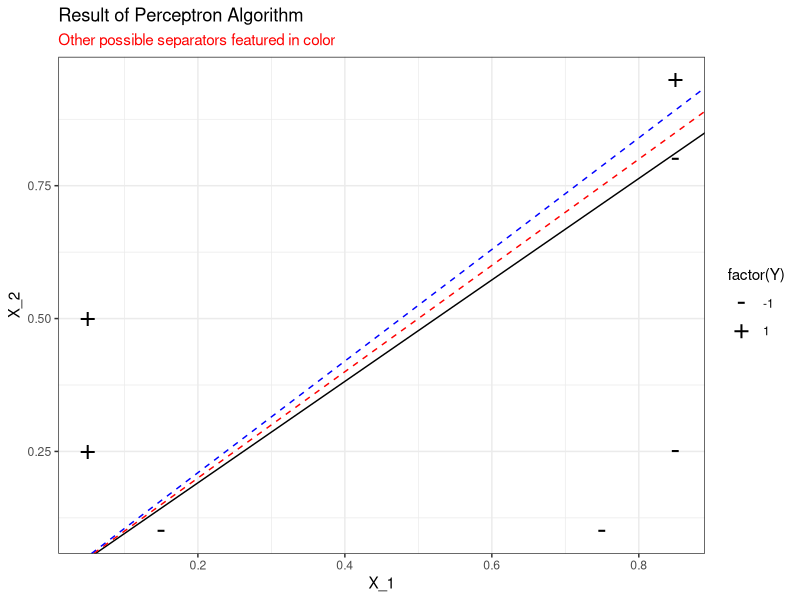
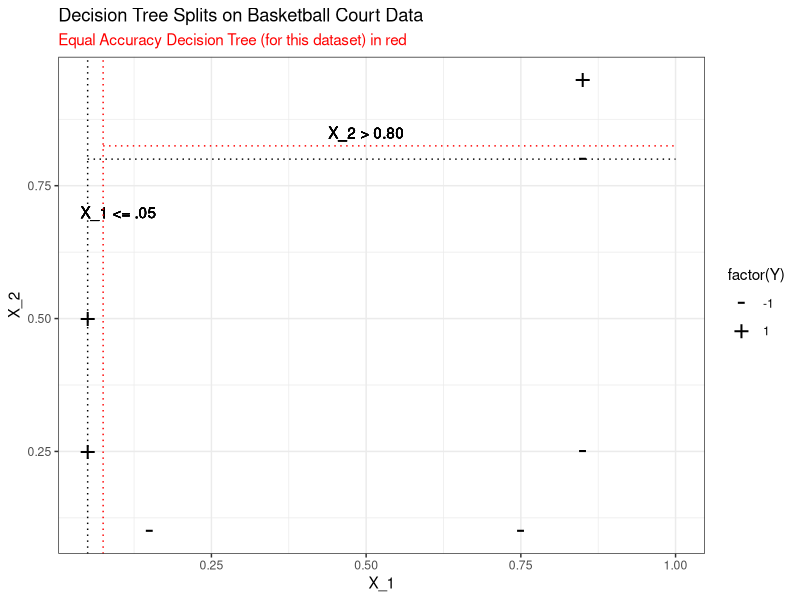
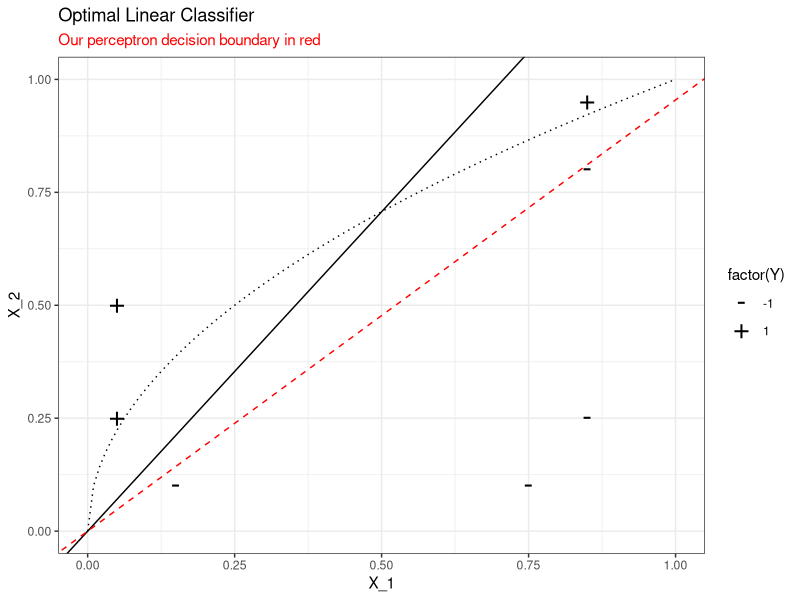
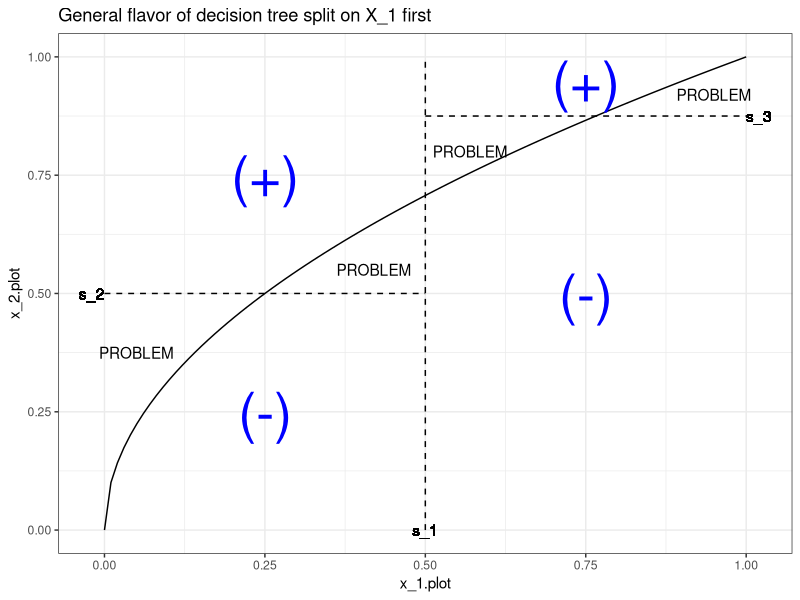
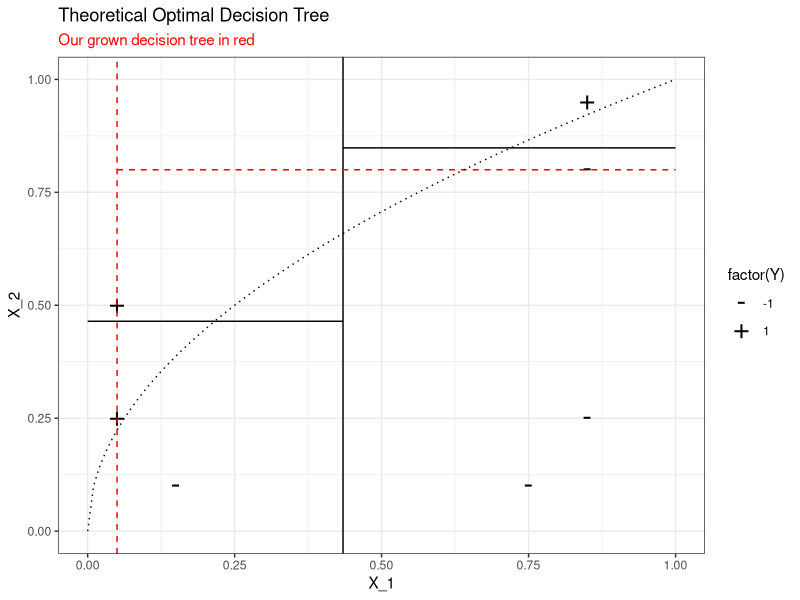
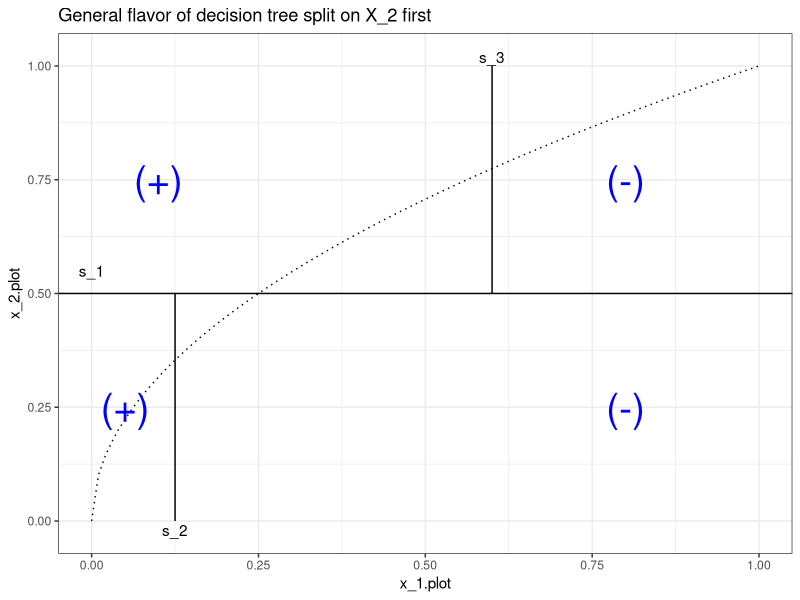
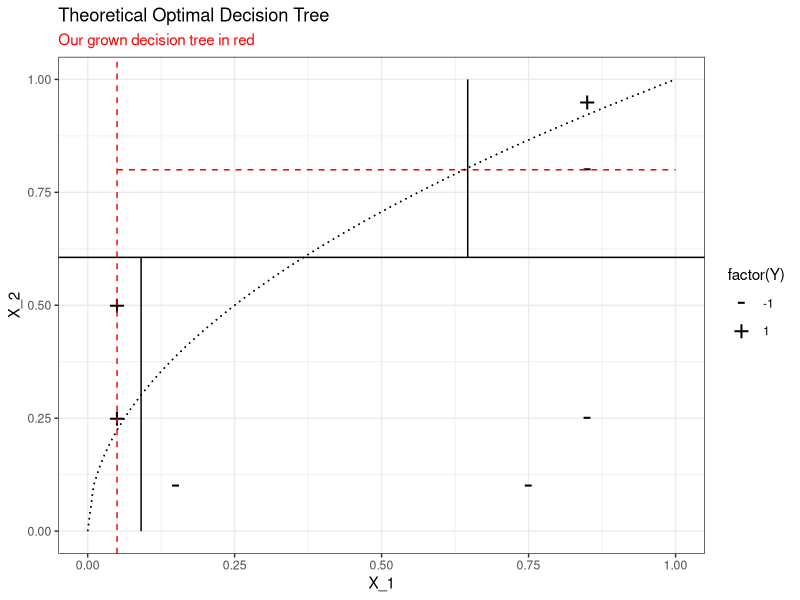
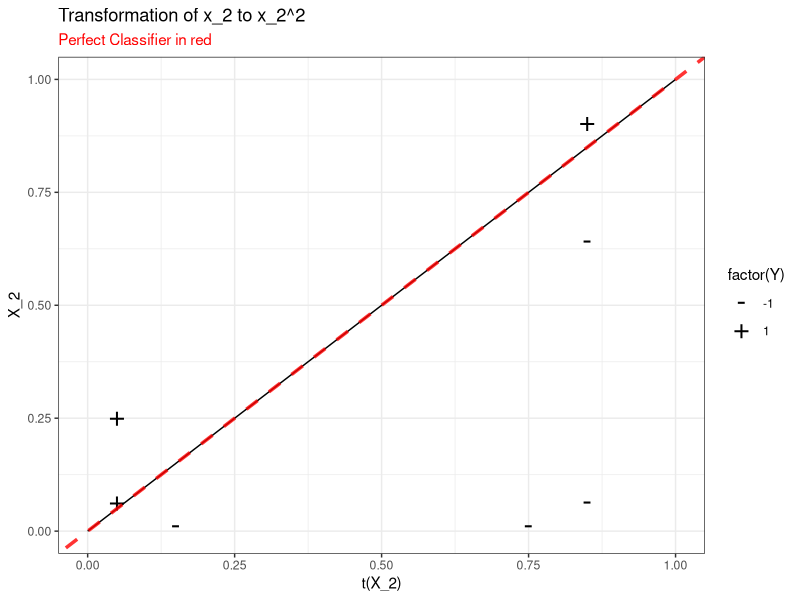

Source code (R) for these figures, in order:
## ---- chunk 1
knitr::opts_chunk$set(echo = TRUE)
## ---- chunk 2
perceptron = function(X, y, I){
  iteration = 1
  w = rep(0, ncol(X))
  for (j in 1:I){
    for (i in seq_along(y)){
      if (y[i]*(w %*% X[i,]) <= 0){
        w = w + y[i]*X[i,] # update step
        iteration = iteration + 1
      }
    }
    accuracy = sum((X %*% w) * y > 0)/length(y) # calculate propotion of correctly classified point
    if (accuracy == 1){ 
      break # no need to continue if we have perfect separation
    } 
  }
  return(list("iteration" = iteration, "w" = w, "accuracy" = accuracy))
}
## ---- chunk 3
X_1 = c(.75, .85, .85, .15,.05,.05,.85)
X_2 = c(.1,.8,.95,.1,.25,.5,.25)
Y = c(-1, -1, 1, -1, 1, 1, -1)
X_b = cbind(X_1, X_2)
## ---- chunk 4
res = perceptron(X_b, Y, I = 100)
## ---- chunk 5
suppressMessages(library(ggplot2))
ggplot(data = data.frame(X_1, X_2, Y), aes(x = X_1, y = X_2)) +
  geom_point(aes(pch = factor(Y)), size = 7) +
  scale_shape_manual(values = c("-", "+")) +
  geom_abline(slope = -res$w[["X_1"]]/res$w[["X_2"]], intercept = 0) +
  ggtitle("Result of Perceptron Algorithm",
          subtitle = "Other possible separators featured in color") +
  geom_abline(intercept = 0, slope = 1, color = "red", lty = "dashed") + 
  geom_abline(intercept = 0, slope = 1.05, color = "blue", lty = "dashed") + 
  theme_bw() + 
  theme(plot.subtitle = element_text(color = "red"))
## ---- chunk 6
gini.index = function(node){ # function to calculate gini Index
  p = sum(node > 0)/length(node)
  I = 2*p*(1-p)
  return(I)
}
X = X_b
Y = Y
grow.tree = function(X, Y, current_node = NULL, 
                     epsilon = 10^-6, threshold = 0.20){ # split node based on gini index
  X = data.frame(X)
  Y = data.frame(Y = Y)
  data.df = cbind(X,Y)
  if (is.null(current_node)){
    current_node = data.df
  }
  # variables to be filled later
  delta.I.record = c()
  leaf1.record = list()
  leaf2.record = list()
  split.record = list()
  c = 1
  for ( i in 1:(ncol(current_node)-1) ){
    # get possible split values, adjust min, max up, down to make inclusive inequalities 
    # run without trouble
    split.sequence = sort(unique(current_node[,i]))
    split.sequence[1] = split.sequence[1] + epsilon
    split.sequence[length(split.sequence)] = split.sequence[length(split.sequence)] - 
      epsilon
    for(x in split.sequence){ # this loop calculates each possible split and reduction in gini index
      split.record = append(split.record, list(c(i, x)))
      node_1 = current_node[which(current_node[,i] <= x),]
      leaf1.record[[c]] = node_1
      I_1 = gini.index(node = node_1$Y)
      node_2 = current_node[which(current_node[,i] > x),]
      leaf2.record[[c]] = node_2
      I_2 = gini.index(node = node_2$Y)
      delta.I = gini.index(current_node$Y) - sum(nrow(node_1)/nrow(current_node)*I_1,
                                                 nrow(node_2)/nrow(current_node)*I_2)
      delta.I.record = c(delta.I.record, delta.I)
      c = c + 1
    }
  }
  optimal = which.max(delta.I.record) # find split with greatest gini reduction
  new.nodes = list(leaf1.record[[optimal]], leaf2.record[[optimal]])
  Split = split.record[[optimal]]
  return(list("opt" = delta.I.record[optimal], "leaves" = new.nodes, "split" = Split,
              "threshold" = delta.I.record[optimal] > threshold))
}
## ---- chunk 7
tree_1 = grow.tree(X,Y)
pure_1 = length(unique(tree_1$leaves[[1]]$y)) == 1
pure_2 = length(unique(tree_1$leaves[[2]]$y)) == 1
split_1 = tree_1$split
# we see that the second leaf is not pure, so we attempt to split it again
tree_2 = grow.tree(X, Y, current_node = tree_1$leaves[[2]])
pure_1 = length(unique(tree_2$leaves[[1]]$y)) == 1
pure_2 = length(unique(tree_2$leaves[[2]]$y)) == 1
split_2 = tree_2$split
# all nodes are now pure; we should stop
## ---- chunk 8
ggplot(data = data.frame(X_1, X_2, Y), aes(x = X_1, y = X_2)) +
  geom_point(aes(pch = factor(Y)), size = 7) +
  scale_shape_manual(values = c("-", "+")) +
  geom_vline(xintercept = tree_1$split[2], lty = "dotted") +
  geom_text(aes(x = tree_1$split[2]+.05, y = 0.7, label = "X_1 <= .05")) +
  geom_line(data=data.frame(x = c(tree_1$split[2],1),y = tree_2$split[2]), aes(x,y), lty = "dotted") +
  geom_text(aes(x = 0.5, y = tree_2$split[2]+.05, label = "X_2 > 0.80")) +
  theme_bw() +
  ggtitle("Decision Tree Splits on Basketball Court Data",
          subtitle = "Equal Accuracy Decision Tree (for this dataset) in red") +
  geom_vline(xintercept = 0.075, color = "red", lty = "dotted") +
  geom_line(data = data.frame(x = c(.075,1),y = .825), aes(x,y), color = "red", lty = "dotted") +
  theme(plot.subtitle = element_text(color = "red"))
## ---- chunk 9
x_1.plot = seq(0,1, length.out = 100)
x_2.plot = sqrt(x_1.plot)
ggplot(data = data.frame(X_1, X_2, Y), aes(x = X_1, y = X_2)) +
  geom_point(aes(pch = factor(Y)), size = 7) +
  scale_shape_manual(values = c("-", "+")) +
  geom_abline(slope = 1.414, intercept = 0) + 
  geom_line(data = data.frame(x_1.plot, x_2.plot), aes(x = x_1.plot, y = x_2.plot),
            lty = "dotted")+
  geom_abline(slope = -res$w[["X_1"]]/res$w[["X_2"]], intercept = 0, 
              color = "red", lty = "dashed") +
  theme_bw() +
  ggtitle("Optimal Linear Classifier",
          subtitle = "Our perceptron decision boundary in red") +
  theme(plot.subtitle = element_text(color = "red")) +
  xlim(0,1) +
  ylim(0,1)
## ---- chunk 10
#points for tree boundaries 
S1 = data.frame(x_1 = c(.5,.5), x_2 = c(0,1))
S2 = data.frame(x_1 = c(0,.5), x_2 = c(.5,.5))
S3 = data.frame(x_1 = c(.5,1), x_2 = c(.875,.875))
ggplot(data = data.frame(x_1.plot, x_2.plot), aes(x = x_1.plot, y = x_2.plot)) +
  geom_line() +
  geom_line(data = S1, aes(x_1, x_2), lty = "dashed") +
  geom_line(data = S2, aes(x_1, x_2), lty = "dashed") +
  geom_line(data = S3, aes(x_1, x_2), lty = "dashed") +
  geom_text(data = data.frame(x = c(.25,.25,.75,.75), y = c(.25,.75,.5,.95)),
            aes(x = x, y = y, label = c("(-)","(+)","(-)","(+)")),
            size = 14, color = "blue") +
  geom_text(data = data.frame(x = c(.05,.42,.57,.95), y =c(.375,.55,.8,.92)),
            aes(x=x, y =y, label = "PROBLEM")) +
  geom_text(aes(x = -.02, y = .5, label = "s_2")) +
  geom_text(aes(x = .5, y = 0, label = "s_1")) +
  geom_text(aes(x = 1.02, y = .875, label = "s_3")) +
  theme_bw() +
  ggtitle("General flavor of decision tree split on X_1 first")
## ---- chunk 11
s1 = seq(0,1, length.out = 100)
s2 = seq(0,1, length.out = 100)
s3 = seq(0,1, length.out = 100)
split.exhaustive = matrix(NA, nrow = 100^3, ncol = 4)
i = 1
for (x in s1){
  for (y in s2){
    for (z in s3){
      split.exhaustive[i, 1] = x
      split.exhaustive[i, 2] = y
      split.exhaustive[i, 3] = z
      split.exhaustive[i, 4] = (2/3)*y^3 + (2/3)*z^3 + (4/3)*x^(3/2) -y*x -z*x - z + 2/3
      i = i + 1
    }
  }
}
minimum = which.min(split.exhaustive[,4])
s.opt = split.exhaustive[minimum, 1:3]
## ---- chunk 12
rm(split.exhaustive)
knitr::kable(data.frame(s_1 = s.opt[1], s_2 = s.opt[2], s_3 = s.opt[3]),
             caption = "Optimal Splitting Values", digits = 2)
## ---- chunk 13
ggplot(data = data.frame(X_1, X_2, Y), aes(x = X_1, y = X_2)) +
  geom_point(aes(pch = factor(Y)), size = 7) +
  scale_shape_manual(values = c("-","+")) +
  geom_vline(xintercept = s.opt[1]) +
  geom_line(data = data.frame(x = c(0,s.opt[1]), y = s.opt[2]), aes(x,y)) +
  geom_line(data = data.frame(x = c(s.opt[1], 1), y = s.opt[3]), aes(x,y)) +
  ggtitle("Theoretical Optimal Decision Tree",
          subtitle = "Our grown decision tree in red") +
  geom_vline(xintercept = tree_1$split[2], color = "red", lty = "dashed") +
  geom_line(data=data.frame(x = c(tree_1$split[2],1),y = tree_2$split[2]), 
            aes(x,y), lty = "dashed", color = "red") +
  geom_line(data = data.frame(x_1.plot, x_2.plot), aes(x_1.plot, x_2.plot),
            lty = "dotted") +
  theme_bw() +
  theme(plot.subtitle = element_text(color = "red")) 
## ---- chunk 14
ggplot(data=data.frame(x_1.plot, x_2.plot), aes(x_1.plot, x_2.plot)) +
  geom_line(lty = "dotted") +
  geom_hline(yintercept = .5) +
  geom_line(data = data.frame(x = .125, y = c(0,.5)), aes(x,y)) +
  geom_line(data = data.frame(x = .6, y = c(.5,1)), aes(x,y)) +
  geom_text(data = data.frame(x = c(.05,.1, .8,.8), y = c(.25,.75,.25,.75)),
            aes(x,y, label = c("(+)","(+)", "(-)","(-)")), color = "blue", size = 10) +
  geom_text(data = data.frame(x = c(0, .125, .6), y = c(.55, -.02, 1.02)), 
            aes(x,y, label = c("s_1", "s_2", "s_3"))) +
  ggtitle("General flavor of decision tree split on X_2 first") +
  theme_bw()
## ---- chunk 15
split.exhaustive = matrix(NA, nrow = 100^3, ncol = 4)
i = 1
for (x in s1){
  for (y in s2){
    for (z in s3){
      split.exhaustive[i, 1] = x
      split.exhaustive[i, 2] = y
      split.exhaustive[i, 3] = z
      split.exhaustive[i, 4] = (4/3)*y^(3/2) + (4/3)*z^(3/2) + (2/3)*x^(3) -y*x -z*x - z + 1/3
      i = i + 1
    }
  }
}
minimum = which.min(split.exhaustive[,4])
s.opt = split.exhaustive[minimum, 1:3]
knitr::kable(data.frame(s_1 = s.opt[1], s_2 = s.opt[2], s_3 = s.opt[3]),
             caption = "Optimal values for tree split on X_2 first", digits = 2)
## ---- chunk 16
ggplot(data = data.frame(X_1, X_2, Y), aes(x = X_1, y = X_2)) +
  geom_point(aes(pch = factor(Y)), size = 7) +
  scale_shape_manual(values = c("-","+")) +
  geom_hline(yintercept = s.opt[1]) +
  geom_line(data = data.frame(x = s.opt[2], y = c(0,s.opt[1])), aes(x,y)) +
  geom_line(data = data.frame(x = s.opt[3], y = c(s.opt[1], 1)), aes(x,y)) +
  geom_line(data = data.frame(x_1.plot, x_2.plot), aes(x_1.plot, x_2.plot),
            lty = "dotted") +
  ggtitle("Theoretical Optimal Decision Tree",
          subtitle = "Our grown decision tree in red") +
  geom_vline(xintercept = tree_1$split[2], color = "red", lty = "dashed") +
  geom_line(data=data.frame(x = c(tree_1$split[2],1),y = tree_2$split[2]), 
            aes(x,y), lty = "dashed", color = "red") +
  geom_line(data = data.frame(x_1.plot, x_2.plot), aes(x_1.plot, x_2.plot),
            lty = "dotted") +
  theme_bw() +
  theme(plot.subtitle = element_text(color = "red")) 
## ---- chunk 17
ggplot(data = data.frame(X_1, X_2 = X_2^2, Y), aes(X_1, X_2)) +
  geom_point(aes(pch = factor(Y)), size = 7) +
  scale_shape_manual(values = c("-", "+")) +
  geom_line(data = data.frame(x_1 = x_1.plot, x_2 = x_2.plot^2), aes(x_1, x_2)) +
  geom_abline(slope = 1, intercept = 0, color = "red", lty = "dashed", 
              size = 1.2, alpha = .8) +
  ggtitle("Transformation of x_2 to x_2^2",
          subtitle = "Perfect Classifier in red") +
  theme_bw() +
  theme(plot.subtitle = element_text(color = "red")) +
  xlab("t(X_2)")
## ---- chunk 18
trueRisk = (1/16)/(sqrt(1/12)) + (3/4)*sqrt(1/12) - 3/8
ggplot(data = data.frame(x = c(.5,.5,1), y =c(0,.25,.25) ), aes(x,y)) +
  geom_line(lty = "dotted") +
  xlim(0,1) + 
  ylim(0,1) +
  geom_abline(intercept = 0, slope = sqrt(1/12)) +
  theme_bw() +
  ggtitle("Optimal Linear Classifier for the Paint",
          "Below line classified as +1")
## ---- chunk 19
ggplot(data = data.frame(x = c(.5,.5,1), y =c(0,.25,.25) ), aes(x,y)) +
  geom_line() +
  xlim(0,1) + 
  ylim(0,1) + 
  ggtitle("Paint Decision Boundary", 
          "Optimal Tree Decision Boundary in Red") +
  geom_vline(xintercept = 0.5, color = "red", lty = "dashed", size = 1, alpha = .65) +
  geom_line(data = data.frame(x_1 = c(0.5, 1), x_2 = .25), aes(x_1, x_2),
            color = "red", lty = "dashed", size = 1, alpha = .65) +
  theme_bw() +
  theme(plot.subtitle = element_text(color = "red")) +
  geom_text(aes(.75, .125, label = "(+1)"), size = 6, color = "red") +
  geom_text(aes(.75, .75, label = "(-1)"), size = 6, color = "red") +
  geom_text(aes(.25, .5, label = "(-1)"), size = 6, color = "red")
